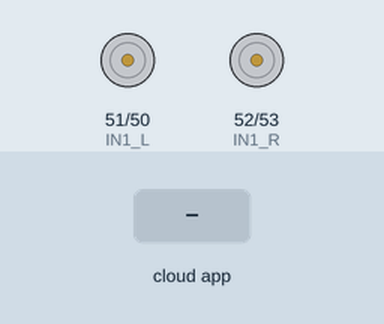
Simulated run of this sketch. Board: Arduino Mega 2560, built with avr-gcc and run on an emulated ATmega2560. Shown: motor-driver pin pairs drawn as motors (green arrow = first pin HIGH = forward, orange = second pin HIGH = backward, longer = more drive, scaled by the enable pin). Inputs (shaded band) come from the test bench. The ROS host is connected and sends only what is stated.

Above: at 1.2 s.
1.3 s: the phone or cloud app sets linear.x to -100
At 1.7 s:
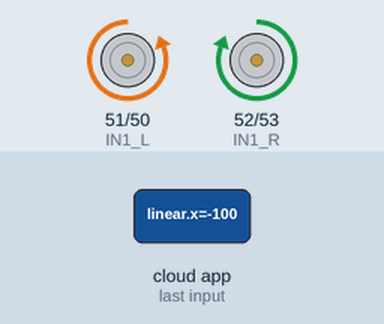
2.8 s: the phone or cloud app sets linear.x to 100
At 4.0 s:
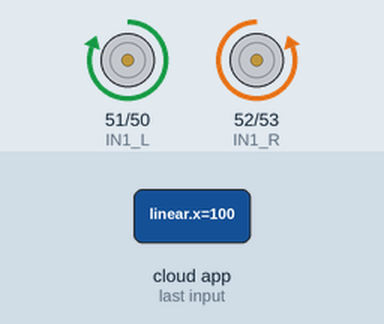
4.3 s: the phone or cloud app sets linear.x to 0
At 5.1 s:
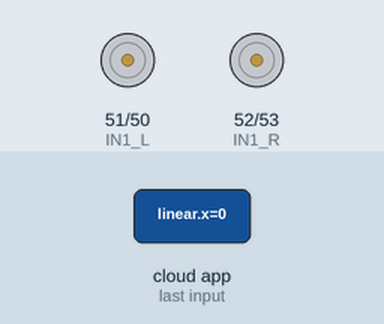
5.8 s: the phone or cloud app sets angular.z to -100
At 6.3 s:
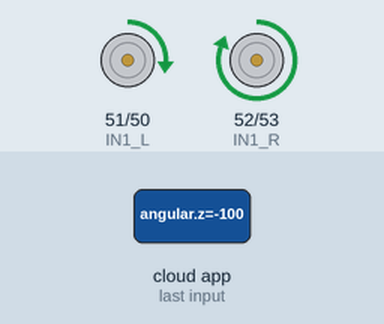
7.3 s: the phone or cloud app sets angular.z to 100
At 8.5 s:
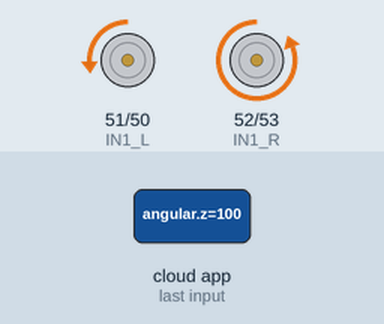
8.8 s: the phone or cloud app sets linear.x to -100
At 9.8 s:
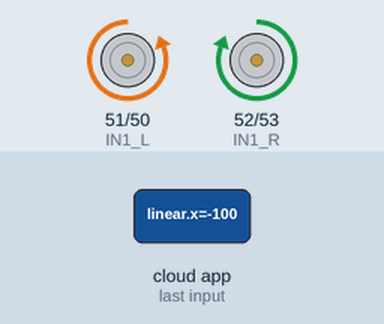
Timing chart, 0 to 11.3 s (numbered marks = the images above; inputs shaded):
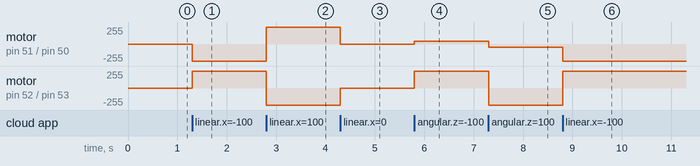

The sketch:

rospibot_motor_twist_pwm_test_v2.ino
```cpp
/*

# stop
rostopic pub /cmd_vel geometry_msgs/Twist '{linear: {x: 0.0, y: 0.0, z: 0.0}, angular: {x: 0.0, y: 0.0,z: 0.0}}' --once

# go front slow
rostopic pub /cmd_vel geometry_msgs/Twist '{linear: {x: 0.1, y: 0.0, z: 0.0}, angular: {x: 0.0, y: 0.0,z: 0.0}}' --once


*/

#define SERIAL2_DEBUG

#include <ArduinoHardware.h>
#include <ros.h>
#include <geometry_msgs/Twist.h>

// motor bridge-h config
#define EN_L 6
#define IN1_L 51
#define IN2_L 50

#define EN_R 7
#define IN1_R 52
#define IN2_R 53

// kinematics config
// wheel_rad is the wheel radius
// wheel_sep is
// units are m, m/s, radian/s
double w_r=0, w_l=0;
double wheel_rad = 0.0325, wheel_sep = 0.295;
double speed_ang=0, speed_lin=0;

// looptime control
unsigned long loopTimeLast;
unsigned long looptime;

ros::NodeHandle nh;

void messageCb( const geometry_msgs::Twist& msg){
  speed_ang = msg.angular.z;
  speed_lin = msg.linear.x;
  w_r = (speed_lin/wheel_rad) + ((speed_ang*wheel_sep)/(2.0*wheel_rad));
  w_l = (speed_lin/wheel_rad) - ((speed_ang*wheel_sep)/(2.0*wheel_rad));
}

ros::Subscriber<geometry_msgs::Twist> sub("cmd_vel", &messageCb );
void Motors_init();
void MotorL(int Pulse_Width1);
void MotorR(int Pulse_Width2);

void setup(){
  #ifdef SERIAL2_DEBUG
    Serial2.begin(115200);
    Serial2.println("rospibot start!");
  #endif
  Motors_init();
  nh.initNode();
  nh.subscribe(sub);
  // control
  loopTimeLast = millis();
}


void loop(){
  MotorL(w_l*10);
  MotorR(w_r*10);
  nh.spinOnce();

  #ifdef SERIAL2_DEBUG
    looptime = millis();
    /*
    Serial2.print(w_l); Serial2.print("\t");
    Serial2.print(w_r); Serial2.print("\t");
    Serial2.print(w_l*10); Serial2.print("\t");
    Serial2.print(w_r*10); Serial2.print("\t");
    */
    Serial2.println(looptime - loopTimeLast);
    loopTimeLast = looptime;
  #endif
}


void Motors_init(){
  pinMode(EN_L, OUTPUT);
  pinMode(EN_R, OUTPUT);
  pinMode(IN1_L, OUTPUT);
  pinMode(IN2_L, OUTPUT);
  pinMode(IN1_R, OUTPUT);
  pinMode(IN2_R, OUTPUT);
  digitalWrite(EN_L, LOW);
  digitalWrite(EN_R, LOW);
  digitalWrite(IN1_L, LOW);
  digitalWrite(IN2_L, LOW);
  digitalWrite(IN1_R, LOW);
  digitalWrite(IN2_R, LOW);
}


void MotorL(int Pulse_Width1){
  if (Pulse_Width1 > 0){
    analogWrite(EN_L, Pulse_Width1);
    digitalWrite(IN1_L, HIGH);
    digitalWrite(IN2_L, LOW);
  }

  if (Pulse_Width1 < 0){
    Pulse_Width1=abs(Pulse_Width1);
    analogWrite(EN_L, Pulse_Width1);
    digitalWrite(IN1_L, LOW);
    digitalWrite(IN2_L, HIGH);
  }

  if (Pulse_Width1 == 0){
    analogWrite(EN_L, Pulse_Width1);
    digitalWrite(IN1_L, LOW);
    digitalWrite(IN2_L, LOW);
  }
}

void MotorR(int Pulse_Width2){
  if (Pulse_Width2 > 0){
    analogWrite(EN_R, Pulse_Width2);
    digitalWrite(IN1_R, LOW);
    digitalWrite(IN2_R, HIGH);
  }

  if (Pulse_Width2 < 0){
    Pulse_Width2=abs(Pulse_Width2);
    analogWrite(EN_R, Pulse_Width2);
    digitalWrite(IN1_R, HIGH);
    digitalWrite(IN2_R, LOW);
  }

  if (Pulse_Width2 == 0){
    analogWrite(EN_R, Pulse_Width2);
    digitalWrite(IN1_R, LOW);
    digitalWrite(IN2_R, LOW);
  }

}
```

Measured:
- after the input at 1.3 s, motor on pin 51 (IN1_L) / pin 50 (IN2_L): stopped → backward 255/255 at once; motor on pin 52 (IN1_R) / pin 53 (IN2_R): stopped → forward 255/255 at once
- after the input at 2.8 s, motor on pin 51 (IN1_L) / pin 50 (IN2_L): backward 255/255 → forward 255/255 at once; motor on pin 52 (IN1_R) / pin 53 (IN2_R): forward 255/255 → backward 255/255 at once
- after the input at 4.3 s, motor on pin 51 (IN1_L) / pin 50 (IN2_L): forward 255/255 → stopped at once; motor on pin 52 (IN1_R) / pin 53 (IN2_R): backward 255/255 → stopped at once
- after the input at 5.8 s, motor on pin 51 (IN1_L) / pin 50 (IN2_L): stopped → forward 45/255 at once; motor on pin 52 (IN1_R) / pin 53 (IN2_R): stopped → forward 255/255 at once
- after the input at 7.3 s, motor on pin 51 (IN1_L) / pin 50 (IN2_L): forward 45/255 → backward 45/255 at once; motor on pin 52 (IN1_R) / pin 53 (IN2_R): forward 255/255 → backward 255/255 at once
- after the input at 8.8 s, motor on pin 51 (IN1_L) / pin 50 (IN2_L): backward 45/255 → backward 255/255 at once; motor on pin 52 (IN1_R) / pin 53 (IN2_R): backward 255/255 → forward 255/255 at once
